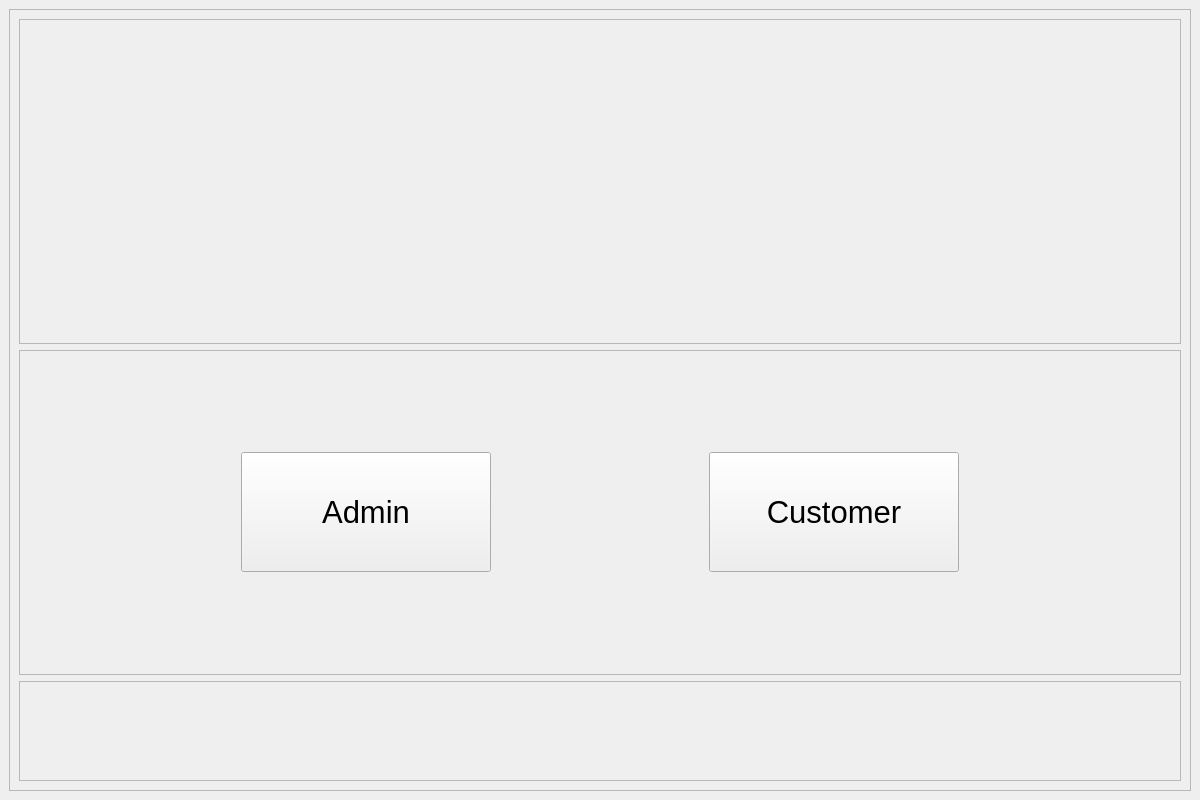
<?xml version="1.0" encoding="UTF-8"?>
<ui version="4.0">
 <class>MainWindow</class>
 <widget class="QMainWindow" name="MainWindow">
  <property name="geometry">
   <rect>
    <x>0</x>
    <y>0</y>
    <width>1200</width>
    <height>800</height>
   </rect>
  </property>
  <property name="windowTitle">
   <string>MainWindow</string>
  </property>
  <widget class="QWidget" name="centralwidget">
   <layout class="QHBoxLayout" name="horizontalLayout">
    <item>
     <widget class="QFrame" name="frame">
      <property name="frameShape">
       <enum>QFrame::StyledPanel</enum>
      </property>
      <property name="frameShadow">
       <enum>QFrame::Raised</enum>
      </property>
      <layout class="QVBoxLayout" name="verticalLayout">
       <item>
        <widget class="QFrame" name="frame_2">
         <property name="maximumSize">
          <size>
           <width>16777215</width>
           <height>340</height>
          </size>
         </property>
         <property name="font">
          <font>
           <pointsize>11</pointsize>
          </font>
         </property>
         <property name="frameShape">
          <enum>QFrame::StyledPanel</enum>
         </property>
         <property name="frameShadow">
          <enum>QFrame::Raised</enum>
         </property>
        </widget>
       </item>
       <item>
        <widget class="QFrame" name="frame_3">
         <property name="frameShape">
          <enum>QFrame::StyledPanel</enum>
         </property>
         <property name="frameShadow">
          <enum>QFrame::Raised</enum>
         </property>
         <layout class="QHBoxLayout" name="horizontalLayout_2">
          <item>
           <widget class="QPushButton" name="admin_button">
            <property name="maximumSize">
             <size>
              <width>250</width>
              <height>120</height>
             </size>
            </property>
            <property name="font">
             <font>
              <pointsize>23</pointsize>
             </font>
            </property>
            <property name="text">
             <string>Admin</string>
            </property>
           </widget>
          </item>
          <item>
           <widget class="QPushButton" name="customer_button">
            <property name="maximumSize">
             <size>
              <width>250</width>
              <height>120</height>
             </size>
            </property>
            <property name="font">
             <font>
              <pointsize>23</pointsize>
             </font>
            </property>
            <property name="text">
             <string>Customer</string>
            </property>
           </widget>
          </item>
         </layout>
        </widget>
       </item>
       <item>
        <widget class="QFrame" name="frame_4">
         <property name="maximumSize">
          <size>
           <width>16777215</width>
           <height>100</height>
          </size>
         </property>
         <property name="frameShape">
          <enum>QFrame::StyledPanel</enum>
         </property>
         <property name="frameShadow">
          <enum>QFrame::Raised</enum>
         </property>
        </widget>
       </item>
      </layout>
     </widget>
    </item>
   </layout>
  </widget>
 </widget>
 <resources/>
 <connections/>
</ui>
